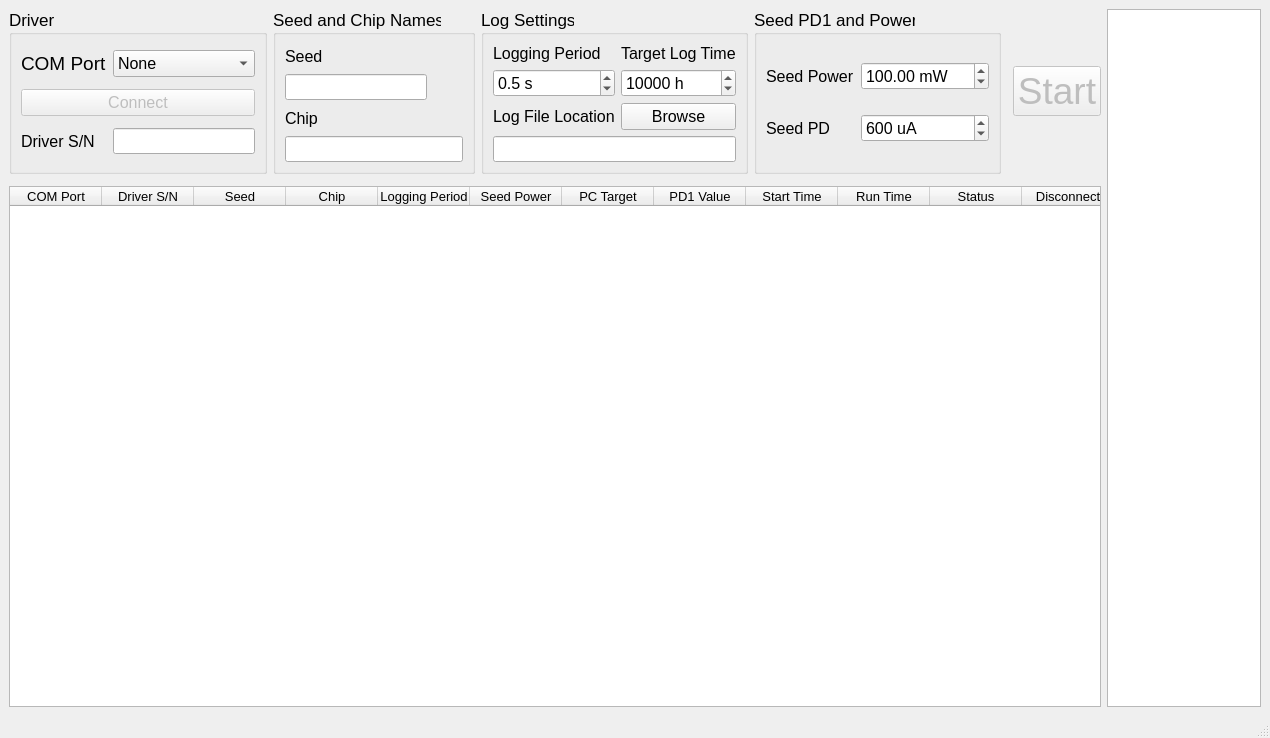
<?xml version="1.0" encoding="UTF-8"?>
<ui version="4.0">
 <class>MainWindow</class>
 <widget class="QMainWindow" name="MainWindow">
  <property name="geometry">
   <rect>
    <x>0</x>
    <y>0</y>
    <width>1270</width>
    <height>738</height>
   </rect>
  </property>
  <property name="minimumSize">
   <size>
    <width>0</width>
    <height>640</height>
   </size>
  </property>
  <property name="windowTitle">
   <string>MainWindow</string>
  </property>
  <widget class="QWidget" name="centralwidget">
   <layout class="QGridLayout" name="gridLayout">
    <item row="0" column="3">
     <widget class="QGroupBox" name="groupBox_4">
      <property name="sizePolicy">
       <sizepolicy hsizetype="Minimum" vsizetype="Preferred">
        <horstretch>0</horstretch>
        <verstretch>0</verstretch>
       </sizepolicy>
      </property>
      <property name="font">
       <font>
        <pointsize>13</pointsize>
       </font>
      </property>
      <property name="title">
       <string>Seed PD1 and Power</string>
      </property>
      <layout class="QGridLayout" name="gridLayout_5">
       <item row="0" column="0">
        <widget class="QLabel" name="label_5">
         <property name="sizePolicy">
          <sizepolicy hsizetype="Minimum" vsizetype="Preferred">
           <horstretch>0</horstretch>
           <verstretch>0</verstretch>
          </sizepolicy>
         </property>
         <property name="font">
          <font>
           <pointsize>12</pointsize>
          </font>
         </property>
         <property name="text">
          <string>Seed Power</string>
         </property>
        </widget>
       </item>
       <item row="0" column="1">
        <widget class="QDoubleSpinBox" name="dsboxSeedPower">
         <property name="minimumSize">
          <size>
           <width>105</width>
           <height>0</height>
          </size>
         </property>
         <property name="font">
          <font>
           <pointsize>12</pointsize>
          </font>
         </property>
         <property name="suffix">
          <string> mW</string>
         </property>
         <property name="minimum">
          <double>0.010000000000000</double>
         </property>
         <property name="maximum">
          <double>10000.000000000000000</double>
         </property>
         <property name="value">
          <double>100.000000000000000</double>
         </property>
        </widget>
       </item>
       <item row="1" column="0">
        <widget class="QLabel" name="label_6">
         <property name="sizePolicy">
          <sizepolicy hsizetype="Minimum" vsizetype="Preferred">
           <horstretch>0</horstretch>
           <verstretch>0</verstretch>
          </sizepolicy>
         </property>
         <property name="font">
          <font>
           <pointsize>12</pointsize>
          </font>
         </property>
         <property name="text">
          <string>Seed PD</string>
         </property>
        </widget>
       </item>
       <item row="1" column="1">
        <widget class="QSpinBox" name="sboxSeedPD">
         <property name="font">
          <font>
           <pointsize>12</pointsize>
          </font>
         </property>
         <property name="suffix">
          <string> uA</string>
         </property>
         <property name="minimum">
          <number>1</number>
         </property>
         <property name="maximum">
          <number>100000</number>
         </property>
         <property name="value">
          <number>600</number>
         </property>
        </widget>
       </item>
      </layout>
     </widget>
    </item>
    <item row="0" column="2">
     <widget class="QGroupBox" name="groupBox_3">
      <property name="font">
       <font>
        <pointsize>13</pointsize>
       </font>
      </property>
      <property name="title">
       <string>Log Settings</string>
      </property>
      <layout class="QGridLayout" name="gridLayout_4">
       <item row="2" column="1">
        <widget class="QPushButton" name="btnBrowse">
         <property name="font">
          <font>
           <pointsize>12</pointsize>
          </font>
         </property>
         <property name="text">
          <string>Browse</string>
         </property>
        </widget>
       </item>
       <item row="0" column="1">
        <widget class="QLabel" name="label_4">
         <property name="sizePolicy">
          <sizepolicy hsizetype="Minimum" vsizetype="Preferred">
           <horstretch>0</horstretch>
           <verstretch>0</verstretch>
          </sizepolicy>
         </property>
         <property name="font">
          <font>
           <pointsize>12</pointsize>
          </font>
         </property>
         <property name="text">
          <string>Target Log Time</string>
         </property>
        </widget>
       </item>
       <item row="0" column="0">
        <widget class="QLabel" name="label_3">
         <property name="font">
          <font>
           <pointsize>12</pointsize>
          </font>
         </property>
         <property name="text">
          <string>Logging Period</string>
         </property>
        </widget>
       </item>
       <item row="1" column="0">
        <widget class="QDoubleSpinBox" name="dsboxLogPeriod">
         <property name="font">
          <font>
           <pointsize>12</pointsize>
          </font>
         </property>
         <property name="layoutDirection">
          <enum>Qt::LeftToRight</enum>
         </property>
         <property name="suffix">
          <string> s</string>
         </property>
         <property name="decimals">
          <number>1</number>
         </property>
         <property name="minimum">
          <double>0.100000000000000</double>
         </property>
         <property name="value">
          <double>0.500000000000000</double>
         </property>
        </widget>
       </item>
       <item row="1" column="1">
        <widget class="QSpinBox" name="sboxLogTimeHours">
         <property name="font">
          <font>
           <pointsize>12</pointsize>
          </font>
         </property>
         <property name="suffix">
          <string> h</string>
         </property>
         <property name="minimum">
          <number>1</number>
         </property>
         <property name="maximum">
          <number>100000</number>
         </property>
         <property name="value">
          <number>10000</number>
         </property>
        </widget>
       </item>
       <item row="2" column="0">
        <widget class="QLabel" name="label_13">
         <property name="sizePolicy">
          <sizepolicy hsizetype="Minimum" vsizetype="Preferred">
           <horstretch>0</horstretch>
           <verstretch>0</verstretch>
          </sizepolicy>
         </property>
         <property name="font">
          <font>
           <pointsize>12</pointsize>
          </font>
         </property>
         <property name="text">
          <string>Log File Location</string>
         </property>
        </widget>
       </item>
       <item row="3" column="0" colspan="2">
        <widget class="QLineEdit" name="leditLogLocation">
         <property name="sizePolicy">
          <sizepolicy hsizetype="Minimum" vsizetype="Fixed">
           <horstretch>0</horstretch>
           <verstretch>0</verstretch>
          </sizepolicy>
         </property>
         <property name="font">
          <font>
           <pointsize>11</pointsize>
          </font>
         </property>
        </widget>
       </item>
      </layout>
     </widget>
    </item>
    <item row="0" column="1">
     <widget class="QGroupBox" name="groupBox_2">
      <property name="sizePolicy">
       <sizepolicy hsizetype="Minimum" vsizetype="Preferred">
        <horstretch>0</horstretch>
        <verstretch>0</verstretch>
       </sizepolicy>
      </property>
      <property name="font">
       <font>
        <pointsize>13</pointsize>
       </font>
      </property>
      <property name="title">
       <string>Seed and Chip Names</string>
      </property>
      <layout class="QGridLayout" name="gridLayout_3">
       <item row="3" column="0" colspan="2">
        <widget class="QLineEdit" name="leditChip">
         <property name="sizePolicy">
          <sizepolicy hsizetype="Minimum" vsizetype="Fixed">
           <horstretch>0</horstretch>
           <verstretch>0</verstretch>
          </sizepolicy>
         </property>
         <property name="maximumSize">
          <size>
           <width>200</width>
           <height>16777215</height>
          </size>
         </property>
         <property name="font">
          <font>
           <pointsize>11</pointsize>
          </font>
         </property>
        </widget>
       </item>
       <item row="2" column="0" colspan="2">
        <widget class="QLabel" name="label_2">
         <property name="sizePolicy">
          <sizepolicy hsizetype="Minimum" vsizetype="Preferred">
           <horstretch>0</horstretch>
           <verstretch>0</verstretch>
          </sizepolicy>
         </property>
         <property name="maximumSize">
          <size>
           <width>200</width>
           <height>16777215</height>
          </size>
         </property>
         <property name="font">
          <font>
           <pointsize>12</pointsize>
          </font>
         </property>
         <property name="text">
          <string>Chip</string>
         </property>
        </widget>
       </item>
       <item row="1" column="0">
        <widget class="QLineEdit" name="leditSeed">
         <property name="sizePolicy">
          <sizepolicy hsizetype="Minimum" vsizetype="Fixed">
           <horstretch>0</horstretch>
           <verstretch>0</verstretch>
          </sizepolicy>
         </property>
         <property name="maximumSize">
          <size>
           <width>200</width>
           <height>16777215</height>
          </size>
         </property>
         <property name="font">
          <font>
           <pointsize>11</pointsize>
          </font>
         </property>
         <property name="text">
          <string/>
         </property>
        </widget>
       </item>
       <item row="0" column="0">
        <widget class="QLabel" name="label">
         <property name="sizePolicy">
          <sizepolicy hsizetype="Minimum" vsizetype="Preferred">
           <horstretch>0</horstretch>
           <verstretch>0</verstretch>
          </sizepolicy>
         </property>
         <property name="maximumSize">
          <size>
           <width>200</width>
           <height>16777215</height>
          </size>
         </property>
         <property name="font">
          <font>
           <pointsize>12</pointsize>
          </font>
         </property>
         <property name="text">
          <string>Seed</string>
         </property>
        </widget>
       </item>
      </layout>
     </widget>
    </item>
    <item row="0" column="0">
     <widget class="QGroupBox" name="groupBox">
      <property name="sizePolicy">
       <sizepolicy hsizetype="Minimum" vsizetype="Preferred">
        <horstretch>0</horstretch>
        <verstretch>0</verstretch>
       </sizepolicy>
      </property>
      <property name="font">
       <font>
        <pointsize>13</pointsize>
       </font>
      </property>
      <property name="title">
       <string>Driver</string>
      </property>
      <layout class="QGridLayout" name="gridLayout_2">
       <item row="1" column="0" colspan="2">
        <widget class="QPushButton" name="btnConnect">
         <property name="enabled">
          <bool>false</bool>
         </property>
         <property name="font">
          <font>
           <pointsize>12</pointsize>
          </font>
         </property>
         <property name="text">
          <string>Connect</string>
         </property>
        </widget>
       </item>
       <item row="0" column="0">
        <widget class="QLabel" name="label_9">
         <property name="sizePolicy">
          <sizepolicy hsizetype="Minimum" vsizetype="Preferred">
           <horstretch>0</horstretch>
           <verstretch>0</verstretch>
          </sizepolicy>
         </property>
         <property name="font">
          <font>
           <pointsize>14</pointsize>
          </font>
         </property>
         <property name="text">
          <string>COM Port</string>
         </property>
        </widget>
       </item>
       <item row="0" column="1">
        <widget class="QComboBox" name="cboxCOM">
         <property name="sizePolicy">
          <sizepolicy hsizetype="Minimum" vsizetype="Fixed">
           <horstretch>0</horstretch>
           <verstretch>0</verstretch>
          </sizepolicy>
         </property>
         <property name="minimumSize">
          <size>
           <width>100</width>
           <height>0</height>
          </size>
         </property>
         <property name="font">
          <font>
           <pointsize>12</pointsize>
          </font>
         </property>
         <item>
          <property name="text">
           <string>None</string>
          </property>
         </item>
        </widget>
       </item>
       <item row="2" column="0">
        <widget class="QLabel" name="label_7">
         <property name="sizePolicy">
          <sizepolicy hsizetype="Minimum" vsizetype="Preferred">
           <horstretch>0</horstretch>
           <verstretch>0</verstretch>
          </sizepolicy>
         </property>
         <property name="maximumSize">
          <size>
           <width>150</width>
           <height>16777215</height>
          </size>
         </property>
         <property name="font">
          <font>
           <pointsize>12</pointsize>
          </font>
         </property>
         <property name="text">
          <string>Driver S/N</string>
         </property>
        </widget>
       </item>
       <item row="2" column="1">
        <widget class="QLineEdit" name="leditDriverSerial">
         <property name="sizePolicy">
          <sizepolicy hsizetype="Minimum" vsizetype="Fixed">
           <horstretch>0</horstretch>
           <verstretch>0</verstretch>
          </sizepolicy>
         </property>
         <property name="maximumSize">
          <size>
           <width>150</width>
           <height>16777215</height>
          </size>
         </property>
         <property name="font">
          <font>
           <pointsize>11</pointsize>
          </font>
         </property>
         <property name="text">
          <string/>
         </property>
        </widget>
       </item>
      </layout>
     </widget>
    </item>
    <item row="2" column="0" colspan="6">
     <widget class="QTableWidget" name="tableLasers">
      <property name="sizePolicy">
       <sizepolicy hsizetype="MinimumExpanding" vsizetype="Expanding">
        <horstretch>0</horstretch>
        <verstretch>0</verstretch>
       </sizepolicy>
      </property>
      <property name="minimumSize">
       <size>
        <width>0</width>
        <height>0</height>
       </size>
      </property>
      <property name="maximumSize">
       <size>
        <width>16777215</width>
        <height>16777215</height>
       </size>
      </property>
      <property name="font">
       <font>
        <pointsize>10</pointsize>
       </font>
      </property>
      <property name="verticalScrollBarPolicy">
       <enum>Qt::ScrollBarAsNeeded</enum>
      </property>
      <property name="horizontalScrollBarPolicy">
       <enum>Qt::ScrollBarAlwaysOff</enum>
      </property>
      <property name="showGrid">
       <bool>true</bool>
      </property>
      <attribute name="horizontalHeaderDefaultSectionSize">
       <number>92</number>
      </attribute>
      <attribute name="verticalHeaderDefaultSectionSize">
       <number>72</number>
      </attribute>
      <column>
       <property name="text">
        <string>COM Port</string>
       </property>
      </column>
      <column>
       <property name="text">
        <string>Driver S/N</string>
       </property>
      </column>
      <column>
       <property name="text">
        <string>Seed</string>
       </property>
      </column>
      <column>
       <property name="text">
        <string>Chip</string>
       </property>
      </column>
      <column>
       <property name="text">
        <string>Logging Period</string>
       </property>
      </column>
      <column>
       <property name="text">
        <string>Seed Power</string>
       </property>
      </column>
      <column>
       <property name="text">
        <string>PC Target</string>
       </property>
      </column>
      <column>
       <property name="text">
        <string>PD1 Value</string>
       </property>
      </column>
      <column>
       <property name="text">
        <string>Start Time</string>
       </property>
      </column>
      <column>
       <property name="text">
        <string>Run Time</string>
       </property>
      </column>
      <column>
       <property name="text">
        <string>Status</string>
       </property>
      </column>
      <column>
       <property name="text">
        <string>Disconnect</string>
       </property>
      </column>
     </widget>
    </item>
    <item row="0" column="5">
     <widget class="QPushButton" name="btnStart">
      <property name="enabled">
       <bool>false</bool>
      </property>
      <property name="minimumSize">
       <size>
        <width>0</width>
        <height>30</height>
       </size>
      </property>
      <property name="maximumSize">
       <size>
        <width>100</width>
        <height>16777215</height>
       </size>
      </property>
      <property name="font">
       <font>
        <pointsize>28</pointsize>
       </font>
      </property>
      <property name="text">
       <string>Start</string>
      </property>
     </widget>
    </item>
    <item row="0" column="6" rowspan="3">
     <widget class="PlotWidget" name="plot"/>
    </item>
   </layout>
  </widget>
  <widget class="QMenuBar" name="menubar">
   <property name="geometry">
    <rect>
     <x>0</x>
     <y>0</y>
     <width>1270</width>
     <height>22</height>
    </rect>
   </property>
  </widget>
  <widget class="QStatusBar" name="statusbar"/>
 </widget>
 <customwidgets>
  <customwidget>
   <class>PlotWidget</class>
   <extends>QGraphicsView</extends>
   <header>pyqtgraph</header>
  </customwidget>
 </customwidgets>
 <resources/>
 <connections/>
</ui>
